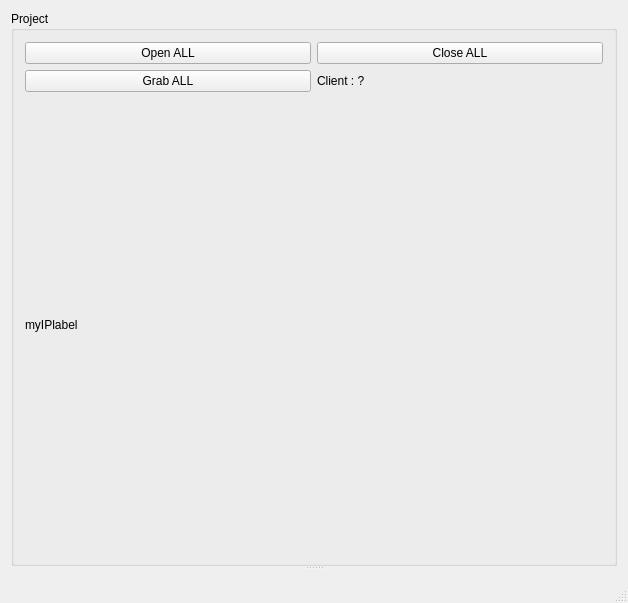
<?xml version="1.0" encoding="UTF-8"?>
<ui version="4.0">
 <class>MainWindow</class>
 <widget class="QMainWindow" name="MainWindow">
  <property name="geometry">
   <rect>
    <x>0</x>
    <y>0</y>
    <width>628</width>
    <height>603</height>
   </rect>
  </property>
  <property name="windowTitle">
   <string>OdroidSfM</string>
  </property>
  <widget class="QWidget" name="centralWidget">
   <property name="minimumSize">
    <size>
     <width>0</width>
     <height>0</height>
    </size>
   </property>
   <layout class="QGridLayout" name="gridLayout">
    <item row="0" column="0">
     <widget class="QSplitter" name="splitter_2">
      <property name="orientation">
       <enum>Qt::Vertical</enum>
      </property>
      <widget class="QGroupBox" name="groupBox_3">
       <property name="title">
        <string>Project</string>
       </property>
       <layout class="QGridLayout" name="gridLayout_2">
        <item row="0" column="0">
         <widget class="QPushButton" name="pushButton_openall">
          <property name="text">
           <string>Open ALL</string>
          </property>
         </widget>
        </item>
        <item row="0" column="1">
         <widget class="QPushButton" name="pushButton_closeall">
          <property name="text">
           <string>Close ALL</string>
          </property>
         </widget>
        </item>
        <item row="1" column="0">
         <widget class="QPushButton" name="pushButton_graball">
          <property name="text">
           <string>Grab ALL</string>
          </property>
         </widget>
        </item>
        <item row="1" column="1">
         <widget class="QLabel" name="label_ClientState">
          <property name="text">
           <string>Client : ?</string>
          </property>
         </widget>
        </item>
        <item row="2" column="0">
         <widget class="QLabel" name="label_IP">
          <property name="text">
           <string>myIPlabel</string>
          </property>
         </widget>
        </item>
       </layout>
      </widget>
      <widget class="QSplitter" name="splitter">
       <property name="orientation">
        <enum>Qt::Horizontal</enum>
       </property>
      </widget>
     </widget>
    </item>
   </layout>
  </widget>
  <widget class="QMenuBar" name="menuBar">
   <property name="geometry">
    <rect>
     <x>0</x>
     <y>0</y>
     <width>628</width>
     <height>25</height>
    </rect>
   </property>
  </widget>
  <widget class="QStatusBar" name="statusBar"/>
 </widget>
 <layoutdefault spacing="6" margin="11"/>
 <resources/>
 <connections/>
 <slots>
  <slot>OpenAllDevices()</slot>
  <slot>CloseAllDevices()</slot>
  <slot>GrabAllDevices()</slot>
 </slots>
</ui>
